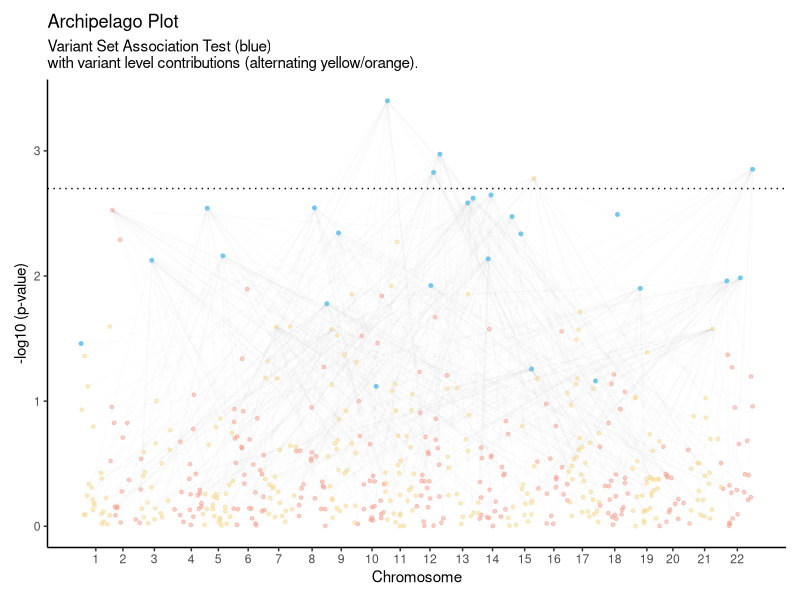
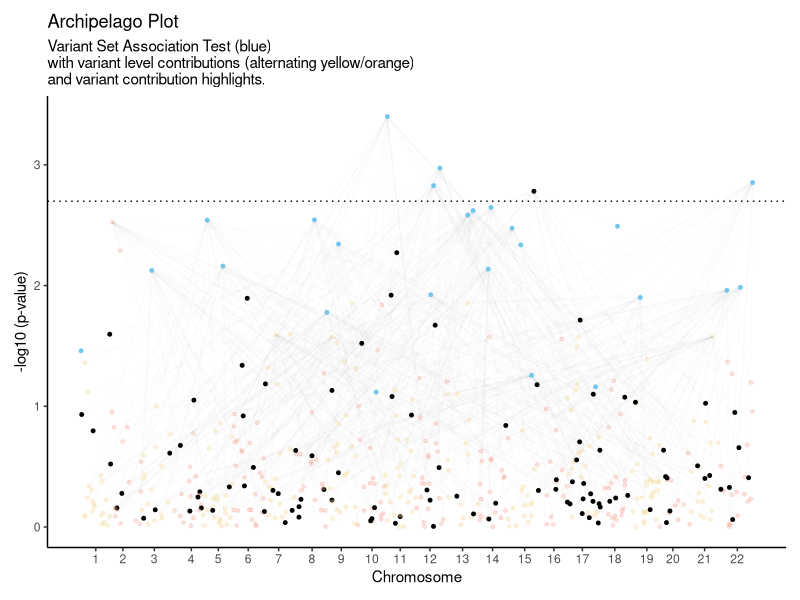
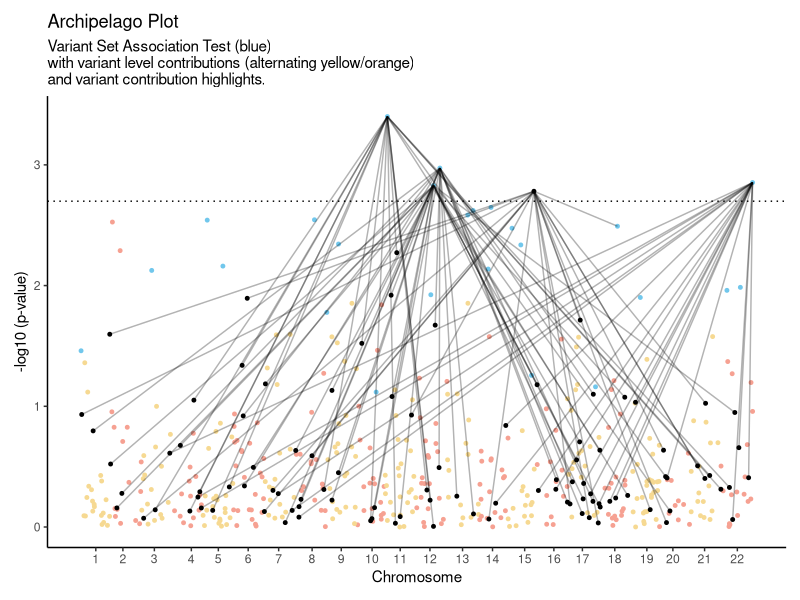
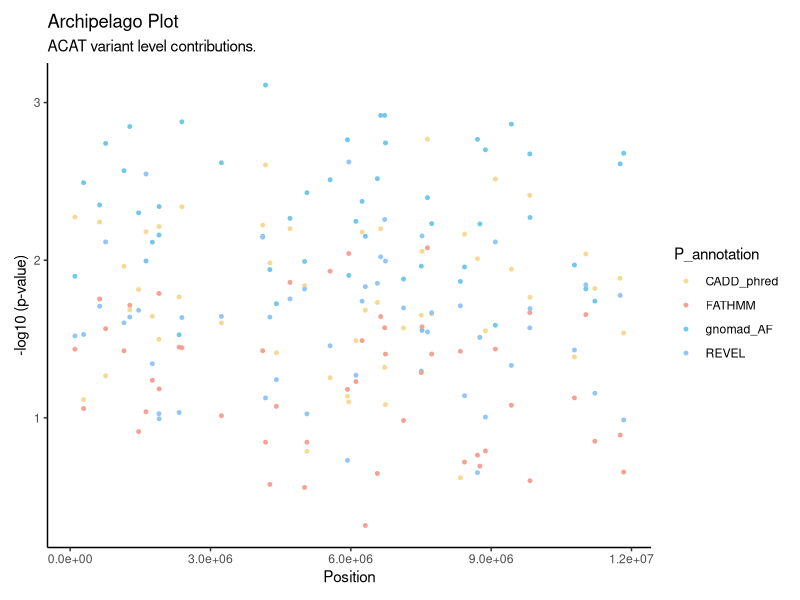

The R source for these figures, in order: (Note: this script raises an error after producing the figures.)
# To do - replace coordinates with genomic Chromosome positions. 
# Assign rank per variant for simple plotting x-axis.
# 
# mulitpier <- 1
# first <- 1
# last <- 5000*mulitpier # Number of variants
# MCLID_max <- 20
# crit_val <- 0.0002
# pval_max <- 0.001

# Archipelago Plot ----
library(ggplot2)
library(dplyr)

# Set seed for reproducibility
set.seed(123)

mulitpier <- 500
first <- 1
last <- mulitpier # Number of variants
MCLID_max <- (mulitpier/20)
crit_val <- .05/MCLID_max
pval_max <- 1
pval_min1 <- .05/8
pval_min2 <- .05/100

# alternating_colors_max <- 500*mulitpier
# alternating_colors_min <- 250*mulitpier

# Sample df1: random numbers from a log-normal distribution
df1 <- data.frame(
  MCLID = seq(1, MCLID_max, by = 1),
  p_value = rlnorm(MCLID_max, meanlog = log(pval_min1), sdlog = 1.4)
)

df1$position <- NA
df1$location <- NA

# Sample df2: random from range
df2 <- data.frame(
  MCLID = rep(seq(1, MCLID_max, by = 1), each = 1),
  position = sample(1:1e6, last, replace = TRUE), 
  p_value = runif(last, pval_min2, pval_max),
  chromosome = sample(1:22, last, replace = TRUE)  # Chromosome numbers 1-22
)

df2$location <- df2$position # location will be modified for the plot


# Calculate chromosome lengths based on min-max values in the data
chromosome_lengths_df <- df2 %>% 
  group_by(chromosome) %>%
  summarise(chromosome_length = max(location) + 1) %>%
  arrange(chromosome)

# Calculate cumulative chromosome lengths, 
# where we add +1 to each chromosome length except the first one (as it already starts from 1)
chromosome_lengths_df <- chromosome_lengths_df %>%
  mutate(cumulative_start = c(1, head(cumsum(chromosome_length) + 1, -1)))

# Join df2 with chromosome_lengths_df
df2 <- df2 %>%
  inner_join(chromosome_lengths_df, by = "chromosome")

# Calculate the new genome-wide location
df2 <- df2 %>%
  mutate(location = cumulative_start + location - 1)





# Merging df1 and df2
merged_df <- merge(df1, df2, all = T)

# Add a new column to specify pathway points
merged_df$metric <- ifelse(is.na(merged_df$location), "pathway", "variant")



# Calculate the total of locations per MCLID
location_sum <- aggregate(merged_df$location, by=list(merged_df$MCLID), FUN=sum, na.rm=TRUE)

# Rank MCLID by the sum of locations
location_sum$rank <- rank(location_sum$x) 



# Calculate the average location within each MCLID group from the original dataframe
average_location <- aggregate(merged_df$location, by=list(merged_df$MCLID), FUN=mean, na.rm=TRUE)

# Replace NA locations with the average location of their MCLID group
merged_df$location[is.na(merged_df$location)] <- average_location$x[match(merged_df$MCLID[is.na(merged_df$location)], average_location$Group.1)]

# Create a new grouping variable
merged_df$grouping <- with(merged_df, ave(location, MCLID, FUN = function(x) cumsum(!is.na(x))))

# Transform the p_value column
merged_df$p_value <- -log10(merged_df$p_value)



# Normalize the genomic location
merged_df$location <- ifelse(merged_df$metric == "pathway", 
                             (merged_df$location - min(merged_df$location[merged_df$metric == "pathway"])) / 
                               (max(merged_df$location[merged_df$metric == "pathway"]) - min(merged_df$location[merged_df$metric == "pathway"])) * max(df2$location),
                             merged_df$location)


# Separate the data
pathway_points <- merged_df[merged_df$grouping == 1, ]
variant_points <- merged_df[merged_df$grouping > 1, ]

# Join the data
line_data <- variant_points %>%
  left_join(pathway_points, by = "MCLID", suffix = c("", "_pathway"))


# Add a new column for color groups
merged_df$color_group <- ifelse(merged_df$metric == "pathway", "Pathway", 
                                ifelse(merged_df$chromosome %% 2 == 0, "Chr_B", "Chr_A"))



# Create a dataframe with the mid-point of each chromosome
chromosome_ticks <- merged_df %>%
  filter(metric == "variant") %>%
  group_by(chromosome) %>%
  summarise(mid_point = mean(location))

# Plott,ing
ggplot() +
  geom_segment(data = line_data, 
               aes(x = location_pathway, xend = location, y = p_value_pathway, yend = p_value), alpha = 0.01) +
  geom_point(data = merged_df, aes(x = location, y = p_value, color = color_group), size = 1, alpha = ifelse(merged_df$metric == "pathway", 1, 0.5)) +
  scale_color_manual(values = c('#f6d992', '#f6a192', '#71c7ec')) +
  ylab("-log10 (p-value)") +
  xlab("Chromosome") +
  geom_hline(linetype="dotted", 
             yintercept=-log10(crit_val)) +
  theme_bw() +
  ggtitle("Archipelago Plot") + 
  labs(subtitle = "Variant Set Association Test (blue)\nwith variant level contributions (alternating yellow/orange).") +
  theme(panel.grid.major = element_blank(),
        panel.grid.minor = element_blank(),
        panel.border = element_blank(),
        axis.line = element_line(color = "black"),
        plot.margin = margin(10, 10, 10, 10, "pt")) +
  guides(color = "none")  + 
  scale_x_continuous(breaks = chromosome_ticks$mid_point, labels = chromosome_ticks$chromosome)

# Archipelago_plot_1_20_5k_v2.pdf 6x4



# Version 2 - highlight variant individual contributions ----
# Create a new variable 'color_condition' that checks the condition
merged_df <- 
  merged_df %>%
  group_by(MCLID) %>%
  mutate(color_condition = 
           ifelse(any(p_value > -log10(crit_val)) & metric == "variant", 
                  "condition_met", 
                  color_group))

# Change the alpha variable accordingly
merged_df$alpha <- ifelse(merged_df$color_condition == "condition_met", 1, ifelse(merged_df$metric == "pathway", 1, 0.3))

# Plotting
ggplot() +
  geom_segment(data = line_data, 
               aes(x = location_pathway, xend = location, y = p_value_pathway, yend = p_value), alpha = 0.01) +
  geom_point(data = merged_df, aes(x = location, y = p_value, color = color_condition), size = 1, alpha = merged_df$alpha) +
  scale_color_manual(values = c('#f6d992', '#f6a192', 'black', '#71c7ec')) +
  ylab("-log10 (p-value)") +
  xlab("Chromosome") +
  geom_hline(linetype="dotted", 
             yintercept=-log10(crit_val)) +
  theme_bw() +
  ggtitle("Archipelago Plot") + 
  labs(subtitle = "Variant Set Association Test (blue)\nwith variant level contributions (alternating yellow/orange)\nand variant contribution highlights.") +
  theme(panel.grid.major = element_blank(),
        panel.grid.minor = element_blank(),
        panel.border = element_blank(),
        axis.line = element_line(color = "black"),
        plot.margin = margin(10, 10, 10, 10, "pt")) +
  guides(color = "none") + 
  scale_x_continuous(breaks = chromosome_ticks$mid_point, labels = chromosome_ticks$chromosome)

# Archipelago_plot_2_20_5k_v2.pdf 6x4




# Clearer condition_met layer ----

# Separate the points and lines that meet the condition
condition_met_points <- merged_df[merged_df$color_condition == "condition_met", ]
condition_met_lines <- line_data[line_data$MCLID %in% condition_met_points$MCLID, ]

# Plotting
ggplot() +
  # First layer: all other points and lines
  # geom_segment(data = line_data[!line_data$MCLID %in% condition_met_lines$MCLID, ], 
  #              aes(x = location_pathway, xend = location, y = p_value_pathway, yend = p_value), alpha = 0.01) +
  geom_point(data = merged_df[merged_df$color_condition != "condition_met", ], 
             aes(x = location, y = p_value, color = color_condition), size = 1#, alpha = merged_df$alpha
             ) +
  # Second layer: 'condition_met' points and lines
  geom_segment(data = condition_met_lines, 
               aes(x = location_pathway, xend = location, y = p_value_pathway, yend = p_value), alpha = 0.3) +
  geom_point(data = condition_met_points, 
             aes(x = location, y = p_value, color = color_condition), size = 1, alpha = 1) +
  scale_color_manual(values = c('#f6d992', '#f6a192', 'black', '#71c7ec')) +
  ylab("-log10 (p-value)") +
  xlab("Chromosome") +
  geom_hline(linetype="dotted", 
             yintercept=-log10(crit_val)) +
  theme_bw() +
  ggtitle("Archipelago Plot") + 
  labs(subtitle = "Variant Set Association Test (blue)\nwith variant level contributions (alternating yellow/orange)\nand variant contribution highlights.") +
  theme(panel.grid.major = element_blank(),
        panel.grid.minor = element_blank(),
        panel.border = element_blank(),
        axis.line = element_line(color = "black"),
        plot.margin = margin(10, 10, 10, 10, "pt")) +
  guides(color = "none") + 
  scale_x_continuous(breaks = chromosome_ticks$mid_point, labels = chromosome_ticks$chromosome)

# Archipelago_plot_6_250_5k_v2.pdf






# ACAT plot ----
# Load necessary libraries
library(tidyverse)
library(ggplot2)

pval_min3 <- .05/10
pval_min4 <- .05/3
pval_min5 <- .05/2
pval_min6 <- .05/1
citial_individual <- 50

df3 <- data.frame(
	MCLID = rep(seq(1, 1, by = 1), each = 1),
	position = sample(1:1e6, citial_individual, replace = TRUE), 
	chromosome = sample(1:22, citial_individual, replace = TRUE), # Chromosome numbers 1-22
	gnomad_AF =  rlnorm(citial_individual, meanlog = log(pval_min3), sdlog = 1),
	CADD_phred = rlnorm(citial_individual, meanlog = log(pval_min4), sdlog = 1),
	REVEL =      rlnorm(citial_individual, meanlog = log(pval_min5), sdlog = 1),
	FATHMM =     rlnorm(citial_individual, meanlog = log(pval_min6), sdlog = 1)
)

df3$location <- df3$position # location will be modified for the plot

# Calculate chromosome lengths based on min-max values in the data
chromosome_lengths_df <- df3 %>% 
	group_by(chromosome) %>%
	summarise(chromosome_length = max(location) + 1) %>%
	arrange(chromosome)

# Calculate cumulative chromosome lengths, 
# where we add +1 to each chromosome length except the first one (as it already starts from 1)
chromosome_lengths_df <- chromosome_lengths_df %>%
	mutate(cumulative_start = c(1, head(cumsum(chromosome_length) + 1, -1)))

# Join df3 with chromosome_lengths_df
df3 <- df3 %>%
	inner_join(chromosome_lengths_df, by = "chromosome")

# Calculate the new genome-wide location
df3 <- df3 %>%
	mutate(location = cumulative_start + location - 1)


# Pivot data to long format
df_long <- df3 %>%
	pivot_longer(cols = 4:7,
					 names_to = "method",
					 values_to = "p_value")

# Create color groups based on method
df_long$P_annotation <- as.factor(df_long$method)

# Define critical p-value for significance
crit_val <- 0.05

# Create Archipelago plot
ggplot(df_long) +
	geom_point(aes(x = location, y = -log10(p_value), color = P_annotation), size = 1, alpha = 1) +
	# geom_hline(linetype="dotted", yintercept=-log10(crit_val)) +
	scale_color_manual(values = c('#f6d992', '#f6a192', '#71c7ec', '#92c6f6')) +
	ylab("-log10 (p-value)") +
	xlab("Position") +
	theme_bw() +
	ggtitle("Archipelago Plot") + 
	labs(subtitle = "ACAT variant level contributions.") +
	theme(panel.grid.major = element_blank(),
			panel.grid.minor = element_blank(),
			panel.border = element_blank(),
			axis.line = element_line(color = "black"),
			plot.margin = margin(10, 10, 10, 10, "pt")) # +
	# guides(color = "none")



#

# Load necessary libraries
library(tidyverse)
library(ggplot2)

pval_min3 <- .05/10
pval_min4 <- .05/3
pval_min5 <- .05/2
pval_min6 <- .05/1
citial_individual <- 50
expand_axis <- 100000000

df3 <- data.frame(
	MCLID = rep(seq(1, 1, by = 1), each = 1),
	position = sample(1:1e6, citial_individual, replace = TRUE), 
	chromosome = sample(1:22, citial_individual, replace = TRUE), # Chromosome numbers 1-22
	gnomad_AF =  rlnorm(citial_individual, meanlog = log(pval_min3), sdlog = 1),
	CADD_phred = rlnorm(citial_individual, meanlog = log(pval_min4), sdlog = 1),
	REVEL =      rlnorm(citial_individual, meanlog = log(pval_min5), sdlog = 1),
	FATHMM =     rlnorm(citial_individual, meanlog = log(pval_min6), sdlog = 1)
)

df3$location <- df3$position # location will be modified for the plot

# Calculate chromosome lengths based on min-max values in the data
chromosome_lengths_df <- df3 %>% 
	group_by(chromosome) %>%
	summarise(chromosome_length = max(location) + 1) %>%
	arrange(chromosome)

# Calculate cumulative chromosome lengths, 
# where we add +1 to each chromosome length except the first one (as it already starts from 1)
chromosome_lengths_df <- chromosome_lengths_df %>%
	mutate(cumulative_start = c(1, head(cumsum(chromosome_length) + 1, -1)))

# Join df3 with chromosome_lengths_df
df3 <- df3 %>%
	inner_join(chromosome_lengths_df, by = "chromosome")

# Calculate the new genome-wide location
df3 <- df3 %>%
	mutate(location = cumulative_start + location - 1)



total_genome_length <- sum(chromosome_lengths_df$chromosome_length)

padding <-  total_genome_length - (chromosome_lengths_df$chromosome_length)

df3 <- df3 %>%
	mutate(padded_position = location + (chromosome - 1) * padding)

chromosome_ticks <- df_long %>%
	group_by(chromosome) %>%
	summarise(mid_point = mean(padded_position))


# Pivot data to long format
df_long <- df3 %>%
	pivot_longer(cols = 4:7,
					 names_to = "method",
					 values_to = "p_value")

# Create color groups based on method
df_long$P_annotation <- as.factor(df_long$method)

# Define critical p-value for significance
crit_val <- 0.05

# Calculate averages
avg_p_values <- df_long %>%
	group_by(P_annotation) %>%
	summarise(avg_p_value = mean(p_value))


# Create a dataframe with the mid-point of each chromosome
chromosome_ticks <- df_long %>%
	group_by(chromosome) %>%
	summarise(mid_point = mean(padded_position))

# # Create Archipelago plot
# ggplot(df_long) +
# 	geom_point(aes(x = location, y = -log10(p_value), color = P_annotation), size = 1, alpha = 1) +
# 	geom_hline(data = avg_p_values, aes(yintercept = -log10(avg_p_value), color = P_annotation), linetype="dashed") +
# 	scale_color_manual(values = c('#f6d992', '#f6a192', '#71c7ec', '#92c6f6')) +
# 	ylab("-log10 (p-value)") +
# 	xlab("Position") +
# 	labs(subtitle = "ACAT variant level contributions.") +
# 	# geom_text(data = avg_p_values, aes(x = Inf, y = -log10(avg_p_value), label = P_annotation, color = P_annotation), hjust = "inward", size = 5) +
# 	# geom_text(data = avg_p_values, aes(x = max(df_long$location) + expand_axis, y = -log10(avg_p_value), label = P_annotation, color = P_annotation), hjust = "inward", size = 5) +
# 	# coord_cartesian(xlim = c(min(df_long$location), max(df_long$location) + expand_axis)) +
# 	theme_bw() +
# 	# ggtitle("Archipelago Plot") + 
# 	labs(subtitle = "ACAT variant level contributions.") +
# 	theme(panel.grid.major = element_blank(),
# 			panel.grid.minor = element_blank(),
# 			panel.border = element_blank(),
# 			axis.line = element_line(color = "black"),
# 			plot.margin = margin(10, 10, 10, 10, "pt")) +
# 	guides(color = "none") +
# 	scale_x_continuous(breaks = chromosome_ticks$mid_point, labels = chromosome_ticks$chromosome)
# 

# Create ACAT plot
ggplot(df_long) +
	geom_point(aes(x = padded_position, y = -log10(p_value), color = P_annotation), size = 1, alpha = 1) +
	scale_color_manual(values = c('#f6d992', '#f6a192', '#71c7ec', '#92c6f6')) +
	ylab("-log10 (p-value)") +
	xlab("Position") +
	labs(subtitle = "ACAT variant level contributions.") +
	theme_bw() +
	labs(subtitle = "ACAT variant level contributions.") +
	theme(panel.grid.major = element_blank(),
			panel.grid.minor = element_blank(),
			panel.border = element_blank(),
			axis.line = element_line(color = "black"),
			plot.margin = margin(10, 10, 10, 10, "pt")) +
	guides(color = "none") +
	scale_x_continuous(breaks = chromosome_ticks$mid_point, labels = chromosome_ticks$chromosome) +
	geom_text(data = avg_p_values, aes(x = max(df_long$padded_position) + expand_axis*1.1, y = -log10(avg_p_value), label = P_annotation, color = P_annotation), hjust = "inward", size = 5) +
	geom_hline(data = avg_p_values, aes(yintercept = -log10(avg_p_value), color = P_annotation), linetype="dashed", alpha = 0.5) +
		coord_cartesian(xlim = c(min(df_long$padded_position), max(df_long$padded_position) + expand_axis))
# ACAT_50var_4anno_v1.pdf 6x4

ggplot(df_long) +
	geom_point(aes(x = padded_position, y = -log10(p_value), color = P_annotation), size = 1, alpha = 1) +
	geom_violin(scale = "area", aes(x = padded_position, y = -log10(p_value), group = padded_position), alpha = 0.1) +
	scale_color_manual(values = c('#f6d992', '#f6a192', '#71c7ec', '#92c6f6')) +
	ylab("-log10 (p-value)") +
	xlab("Position") +
	labs(subtitle = "ACAT variant level contributions.") +
	theme_bw() +
	labs(subtitle = "ACAT variant level contributions.") +
	theme(panel.grid.major = element_blank(),
			panel.grid.minor = element_blank(),
			panel.border = element_blank(),
			axis.line = element_line(color = "black"),
			plot.margin = margin(10, 10, 10, 10, "pt")) +
	guides(color = "none") +
	scale_x_continuous(breaks = chromosome_ticks$mid_point, labels = chromosome_ticks$chromosome) +
	geom_text(data = avg_p_values, aes(x = max(df_long$padded_position) + expand_axis*1.1, y = -log10(avg_p_value), label = P_annotation, color = P_annotation), hjust = "inward", size = 5) +
	geom_hline(data = avg_p_values, aes(yintercept = -log10(avg_p_value), color = P_annotation), linetype="dashed", alpha = 0.5) +
	coord_cartesian(xlim = c(min(df_long$padded_position), max(df_long$padded_position) + expand_axis))
# ACAT_50var_4anno_v2.pdf 6x4